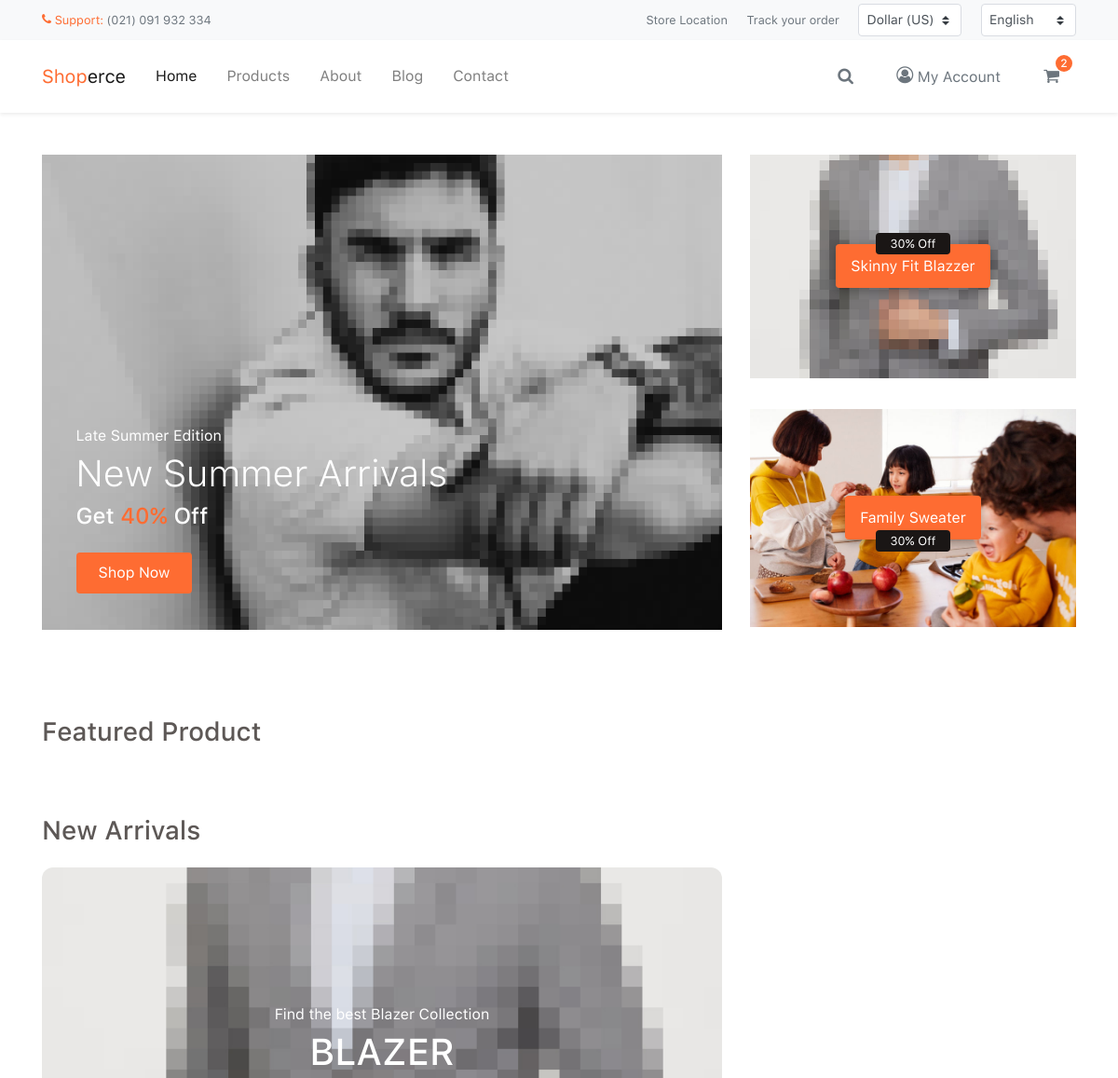
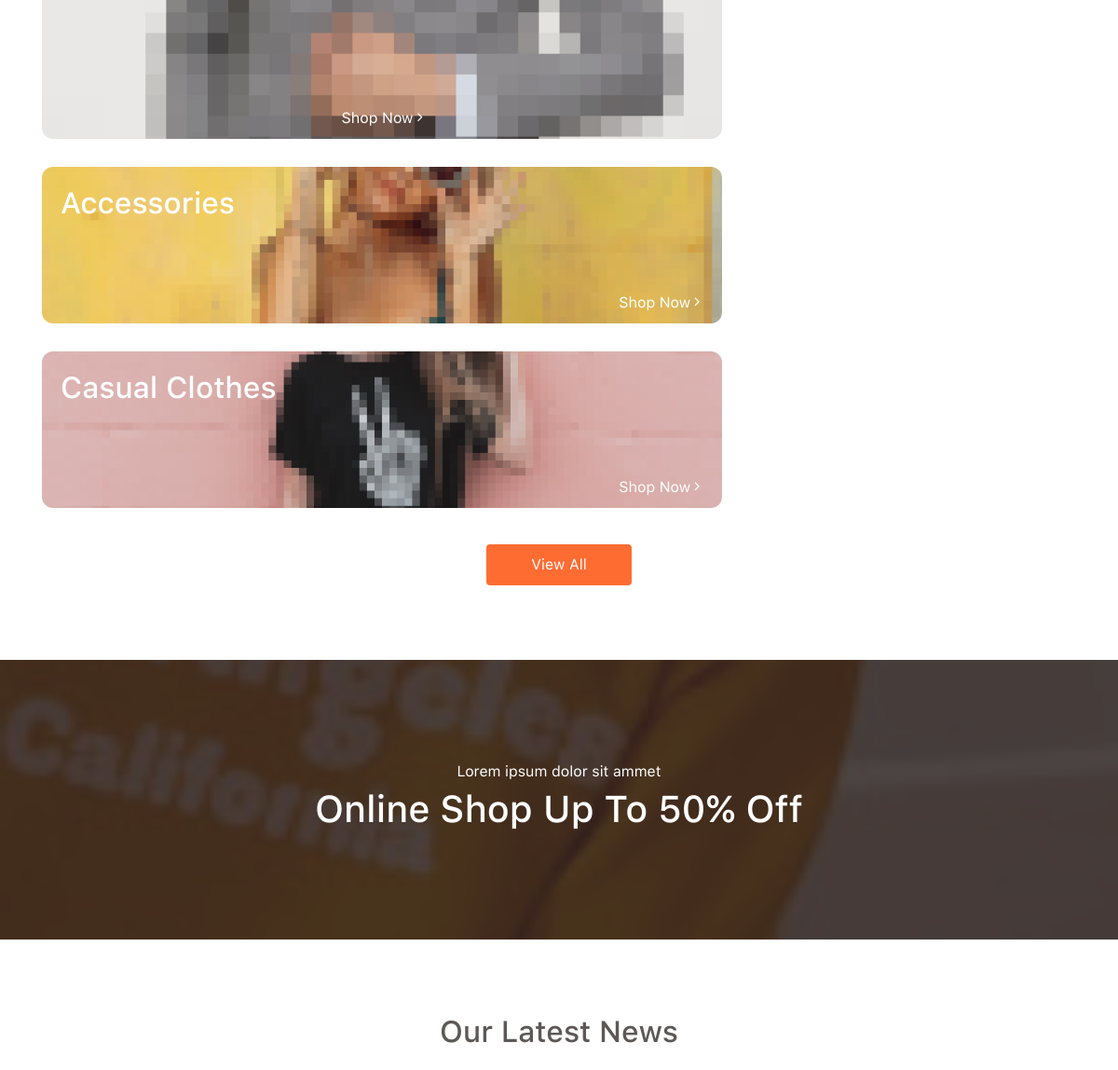
Before: / (upper part) with the older database file (2 pictures, top to bottom).
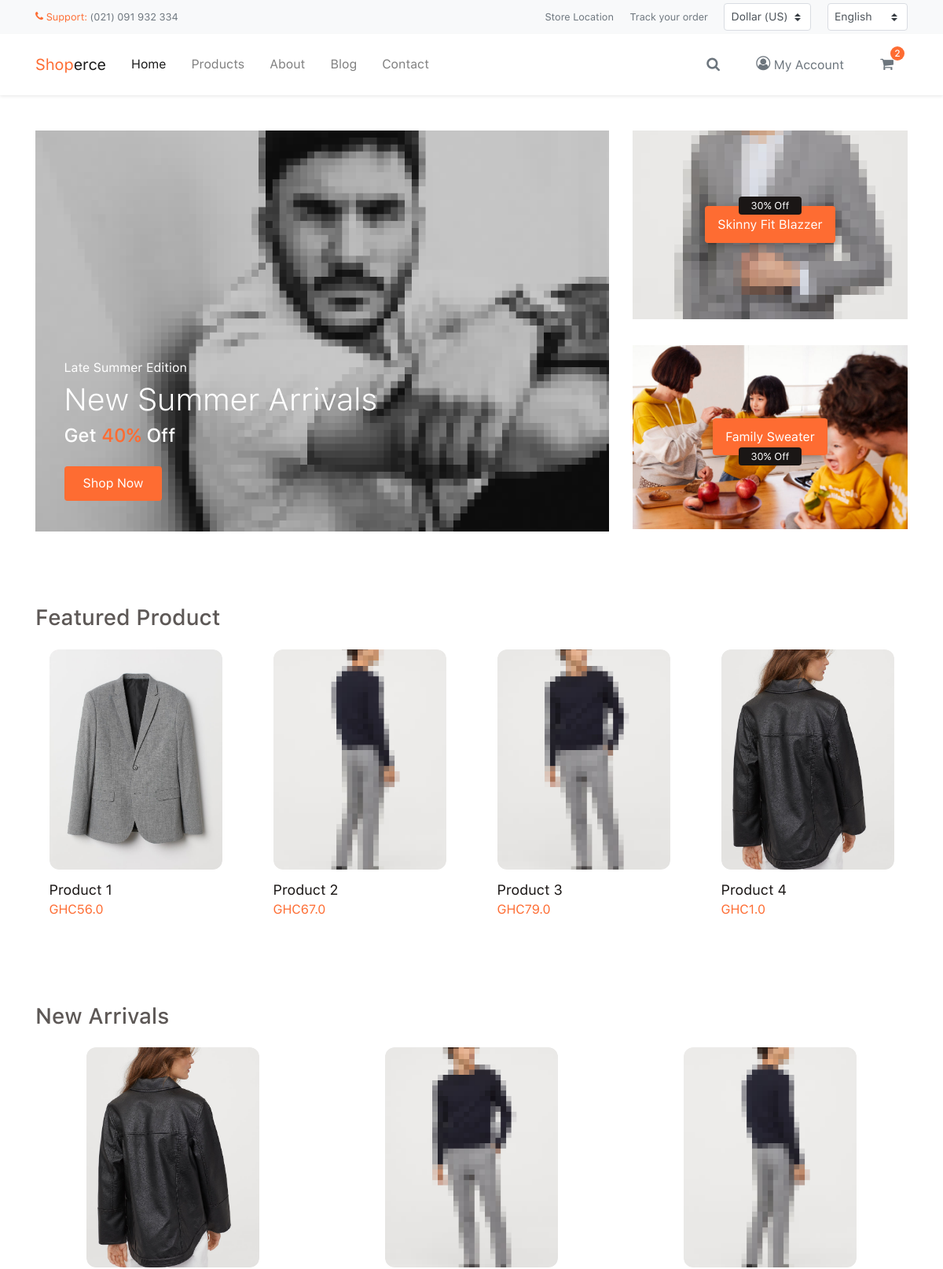
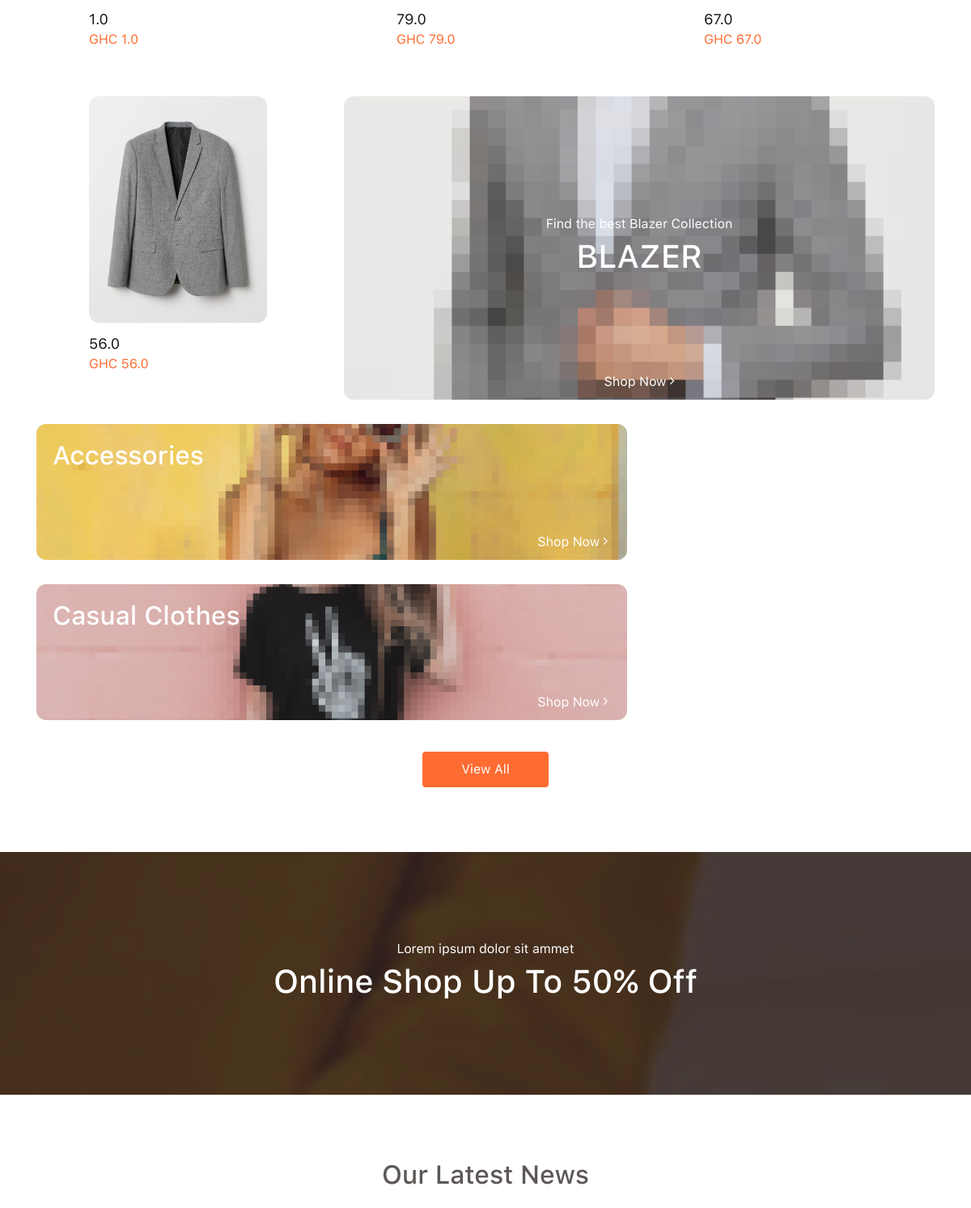
After: the same page with the newer database file (2 pictures, top to bottom).
### store/models.py (models this page shows, shortened)
class Product(models.Model):
    title = models.CharField(max_length=200)
    detail_preview = models.CharField(max_length=1000, blank=True, null=True)
    detail = RichTextField()
    thumbnail = models.ImageField(upload_to='images', blank=True, null=True)
    category = models.ForeignKey(
        Category, on_delete=models.SET_NULL, null=True)
    color = models.ForeignKey(
        Color, on_delete=models.SET_NULL, null=True, blank=True)
    availiability = models.IntegerField(blank=True, null=True)
    price = models.FloatField()
    published = models.BooleanField(default=True)
    created = models.DateTimeField(auto_now_add=True)
    slug = models.SlugField(blank=True, null=True)
    class Meta:
        ordering = ['-created']

### store/views.py (the view)
# urls.py: path('', homePage, name='home'),
def homePage(request):
    featured = Product.objects.filter(published=True).order_by('created')[:4]
    new_arrival = Product.objects.filter(
        published=True).order_by('-created')[:8]
    context = {
        'featured': featured,
        'new_arrival': new_arrival
    }
    return render(request, 'store/index.html', context)

### templates/store/index.html (shortened to what this page needs)
{% extends 'base.html' %}
{% load static %}
{% static "img" as baseUrl %}
{% block content %}
<div class="site-section home-section">
    <div class="container">
        <div class="row">
            <div class="col-lg-8">
                <div class="tiles-wrapper tiles-2">
                    <div class="img-place">
                        <img src="{% static 'img/hero-img_1.jpg' %}" alt="">
                    </div>
                    <div class="caption fg-white">
                        <p class="mb-1">Late Summer Edition</p>
                        <h1 class="fw-light">New Summer Arrivals</h1>
                        <h4 class="mb-4">Get <span class="fg-theme">40%</span> Off</h4>
                        <a href="{% url 'products' %}" class="btn btn-theme">Shop Now</a>
                    </div>
                </div>
            </div>
            <div class="col-lg-4">
                <div class="tiles-wrapper tiles-4">
                    <div class="img-place">
                    </div>
                    <div class="caption">
                        <a href="{% url 'products' %}" class="card-caption">
                            <div class="small pos-top">30% Off</div>
                            Skinny Fit Blazzer
                        </a>
                    </div>
                </div>
                <div class="tiles-wrapper tiles-4">
                    <div class="img-place">
                    </div>
                    <div class="caption">
                        <a href="{% url 'products' %}" class="card-caption">
                            <div class="small pos-bottom">30% Off</div>
                            Family Sweater
                        </a>
                    </div>
                </div>
            </div>
        </div>
    </div>
</div>
<div class="site-section py-5">
    <div class="container">
        <h3 class="title-section">Featured Product</h3>
        <div class="row justify-content-center mt-2">
            {% for product in featured %}
            <div class="col-sm-6 col-md-4 col-lg-3">
                <div class="card card-product">
                    <div class="card-body">
                        <div class="img-place">
                            <img src="{{product.thumbnail.url}}" alt="{{product.title}}">
                        </div>
                    </div>
                    <div class="card-footer">
                        <div class="caption">
                            <a href="product-details.html" class="product-title">{{product.title}}</a>
                            <p class="fg-theme">GHC{{product.price}}</p>
                        </div>
                    </div>
                </div>
            </div>
            {% endfor %}
        </div>
    </div>
</div>
<div class="site-section pt-3">
    <div class="container">
        <div class="row">
            <div class="col">
                <h3 class="title-section">New Arrivals</h3>
                <div class="row mt-2">
                {% for product in new_arrival %}
                    <div class="col-sm-6 col-md-4">
                        <div class="card card-product">
                            <div class="card-body">
                                <div class="img-place">
                                    <img src="{{product.thumbnail.url}}" alt="">
                                </div>
                            </div>
                            <div class="card-footer">
                                <div class="caption">
                                    <a href="product-details.html" class="product-title">
                                    {{product.price}}
                                    </a>
                                    <p class="fg-theme">GHC {{product.price}}</p>
                                </div>
                            </div>
                        </div>
                    </div>
                {% endfor %}
                    <div class="col-12 col-md-8">
                        <div class="card card-collection-tiles">
                            <div class="card-body">
                                <div class="img-place">
                                    <img src="{% static 'img/Skinny_Fit_Blazer.jpg' %}" alt="">
                                </div>
                                <div class="caption fg-white">
                                    <p class="mb-1">Find the best Blazer Collection</p>
                                    <h1 class="fw-semibold">BLAZER</h1>
                                </div>
                                <a href="{% url 'products' %}" class="btn btn-link">Shop Now <span class="icon icon-angle-right"></span></a>
                            </div>
                        </div>
                    </div>
                    <div class="col-12 col-md-8">
                        <div class="row no-gutters">
                            <div class="col-12">
                                <div class="card card-collection-tiles_2">
                                    <div class="card-body">
                                        <div class="img-place">
                                            <img src="{% static 'img/image_1.jpg' %}" alt="">
                                        </div>
                                        <div class="caption">
                                            <h2>Accessories</h2>
                                        </div>
                                        <a href="{% url 'products' %}" class="btn btn-link">Shop Now <span class="icon icon-angle-right"></span></a>
                                    </div>
                                </div>
                            </div>
                            <div class="col-12">
                                <div class="card card-collection-tiles_2">
                                    <div class="card-body">
                                        <div class="img-place">
                                            <img src="{% static 'img/image_2.jpg' %}" alt="">
                                        </div>
                                        <div class="caption">
                                            <h2>Casual Clothes</h2>
                                        </div>
                                        <a href="{% url 'products' %}" class="btn btn-link">Shop Now <span class="icon icon-angle-right"></span></a>
                                    </div>
                                </div>
                            </div>
                        </div>
                    </div>
                </div>
            </div>
        </div>
        <div class="text-center mt-4">
            <a href="{% url 'products' %}" class="btn btn-theme px-5">View All</a>
        </div>
    </div>
</div>
<div class="site-section parallax-section bg-image bg-image-parallax overlay-dark" style="background-image: url({% static 'img/family_campaign_kids.jpg)' %}">
    <div class="container">
        <div class="d-block text-center fg-white">
            <p class="mb-1">Lorem ipsum dolor sit ammet</p>
            <h1>Online Shop Up To 50% Off</h1>
        </div>
    </div>
</div>
<div class="site-section">
    <div class="container">
        <h2 class="title-section text-center">Our Latest News</h2>
    </div>
</div>
{% endblock content %}

### templates/base.html (shortened to what this page needs)
{% load static %}
<!DOCTYPE html>
<html lang="en">
  <head>
    <link rel="stylesheet" href="{% static 'fonts/icomoon/style.css' %}" />
    <link rel="stylesheet" href="{% static 'css/animate.min.css' %}" />
    <link rel="stylesheet" href="{% static 'css/bootstrap.css' %}" />
    <link rel="stylesheet" href="{% static 'css/bootstrap-select.min.css' %}" />
    <link rel="stylesheet" href="{% static 'css/jquery.fancybox.min.css' %}" />
    <link rel="stylesheet" href="{% static 'css/owl.carousel.min.css' %}" />
    <link rel="stylesheet" href="{% static 'css/style.css' %}" />
  </head>
  <body>
    <div class="topbar-nav bg-light py-1">
      <div class="container">
        <div class="row justify-content-between align-items-center">
          <div class="col-sm-5 col-md-3 small">
            <div class="fg-theme">
              <span class="icon-phone"></span> <span>Support: </span>
              <span class="text-secondary">(021) 091 932 334</span>
            </div>
          </div>
          <div class="col-sm-7 col-md-9 mt-2 mt-sm-0">
            <ul class="list-unstyled list-inline mb-0 text-md-right">
              <li class="list-inline-item d-none d-md-inline-block">
                <a href="#" class="small text-secondary">Store Location</a>
              </li>
              <li class="list-inline-item ml-2 d-none d-md-inline-block">
                <a href="#" class="small text-secondary">Track your order</a>
              </li>
              <li class="list-inline-item ml-2">
                <select class="custom-select custom-select-sm">
                  <option value="us">Dollar (US)</option>
                </select>
              </li>
              <li class="list-inline-item ml-2">
                <select class="custom-select custom-select-sm">
                  <option value="eng">English</option>
                </select>
              </li>
            </ul>
          </div>
        </div>
      </div>
    </div>
    <nav class="navbar navbar-expand-lg navbar-light bg-white shadow-sm">
      <div class="container py-2">
        <a href="{% url 'home' %}" class="navbar-brand mb-2 mb-sm-0"
          ><span class="fg-theme">Shop</span>erce</a
        >
        <div class="navbar-collapse collapse" id="mobileNav">
          <ul class="navbar-nav">
            <li class="nav-item px-lg-2">
              <a href="{% url 'home' %}" class="nav-link active"
                ><div class="sr-only"></div>
                Home</a
              >
            </li>
            <li class="nav-item px-lg-2 dropdown-hover dropdown-custom">
              <a
                href="{% url 'products' %}"
                class="nav-link dropdown-toggle-hover"
                >
                Products</a
              >
            </li>
            <li class="nav-item px-lg-2">
              <a href="{% url 'about' %}" class="nav-link"
                ><div class="sr-only"></div>
                About</a
              >
            </li>
            <li class="nav-item px-lg-2 dropdown-hover">
              <a
                href="{% url 'blog' %}"
                class="nav-link dropdown-toggle-hover mb-0"
                >
                Blog</a
              >
            </li>
            <li class="nav-item px-lg-2">
              <a href="contact.html" class="nav-link"
                ><div class="sr-only"></div>
                Contact</a
              >
            </li>
          </ul>
        </div>
        <div class="">
          <ul class="nav justify-content-end">
            <li class="nav-item px-1 d-none d-lg-block">
              <div
                class="btn btn-fab text-secondary"
                data-toggle="modal"
                data-target="#modalSearch"
              >
                <span class="icon icon-search"></span>
              </div>
            </li>
            <li class="nav-item px-1 dropdown" id="account">
              <div class="btn dropdown-toggle-hover text-secondary">
                <span class="icon icon-user-circle-o"></span>
                <span class="d-none d-md-inline-block">My Account</span>
              </div>
            </li>
            <li class="nav-item px-1">
              <div
                class="btn btn-fab text-secondary"
                data-role="charm"
                data-target="#cartView"
              >
                <span class="icon icon-shopping-cart"></span>
                <div class="badge badge-theme">2</div>
              </div>
            </li>
          </ul>
        </div>
      </div>
    </nav>
    {% block content %} {% endblock content %}
  </body>
</html>

Changed rows visible on the page:
added Product: thumbnail (picture), title "Product 1", price "56.0"
added Product: thumbnail (picture), title "Product 2", price "67.0"
added Product: thumbnail (picture), title "Product 3", price "79.0"
added Product: thumbnail (picture), title "Product 4", price "1.0"
